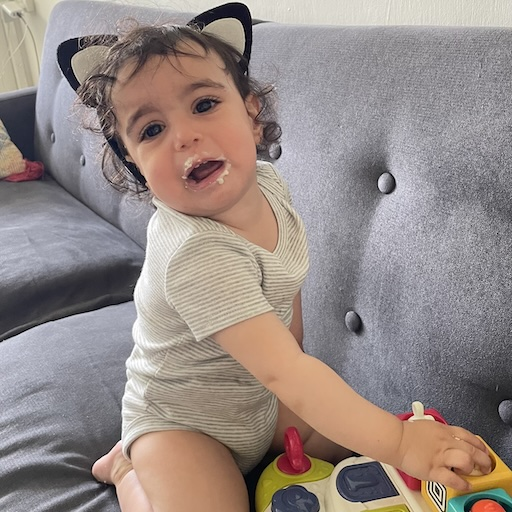
#> input picture images/Naomi_color_512.jpg, 512 x 512 px
$ jupyter execute --allow-errors naomi_experiment.ipynb   (shell and % lines are left out)
#> lines starting #> are read from the running program, lines starting #| are printed output that depends on the picture
# The Split Bregman method

[cell 1]
import pylops
import numpy as np
import matplotlib.pyplot as plt

from skimage import io
from skimage.util import random_noise

np.random.seed(1)

[cell 2]
x = io.imread('./images/Naomi_color_512.jpg', as_gray=True)
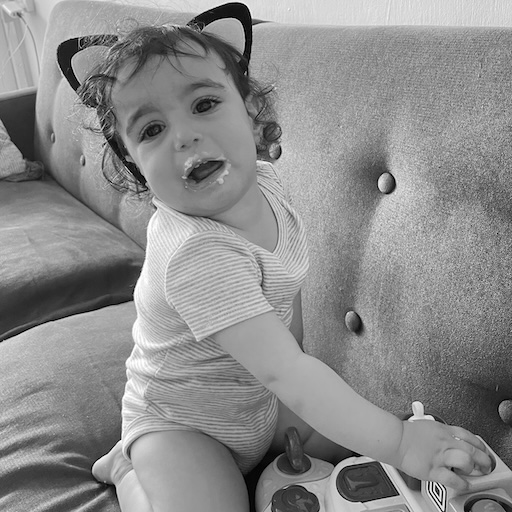
#> x: shape (512, 512) float64; min 0, max 1, mean 0.551
ny, nx = x.shape
#> ny = 512; nx = 512

#> (a cell that did not finish here is left out)

## TV denoising

[cell 4]
mu = .05
lamda = [2. * mu, 2. * mu]

#> (the rest of this cell did not finish here and is left out)

[cell 5]
fig, axs = plt.subplots(nrows=2, ncols=2, figsize=(8, 8))
axs[0, 0].imshow(x, cmap="gray")
axs[0, 0].axis('off')
#> (the rest of this cell did not finish here and is left out)

[cell 6]
iterations = [1, 2, 5, 10, 15, 20, 25]
errors = []
#> (the rest of this cell did not finish here and is left out)

[cell 7]
plt.figure(figsize=(5, 4))
#> (the rest of this cell did not finish here and is left out)

## CS Reconstruction

[cell 8]
perc_subsampling = 0.6
nxsub = int(np.round(ny * nx * perc_subsampling))
#> nxsub = 157286
iava = np.sort(np.random.permutation(np.arange(ny * nx))[:nxsub])
#> (the rest of this cell did not finish here and is left out)


$ run again, with images/cs_naomi_4_1024.png saved as images/Naomi_color_512.jpg
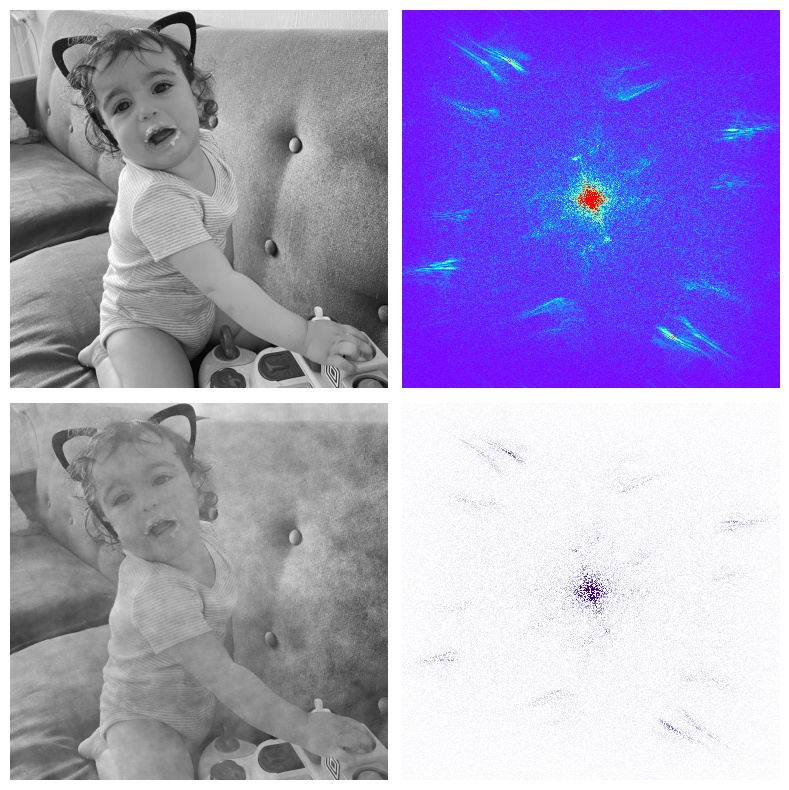
#> input picture images/cs_naomi_4_1024.png, 789 x 790 px
#> `x = io.imread('./images/Naomi_color_512.jpg', as_gray=True)`:
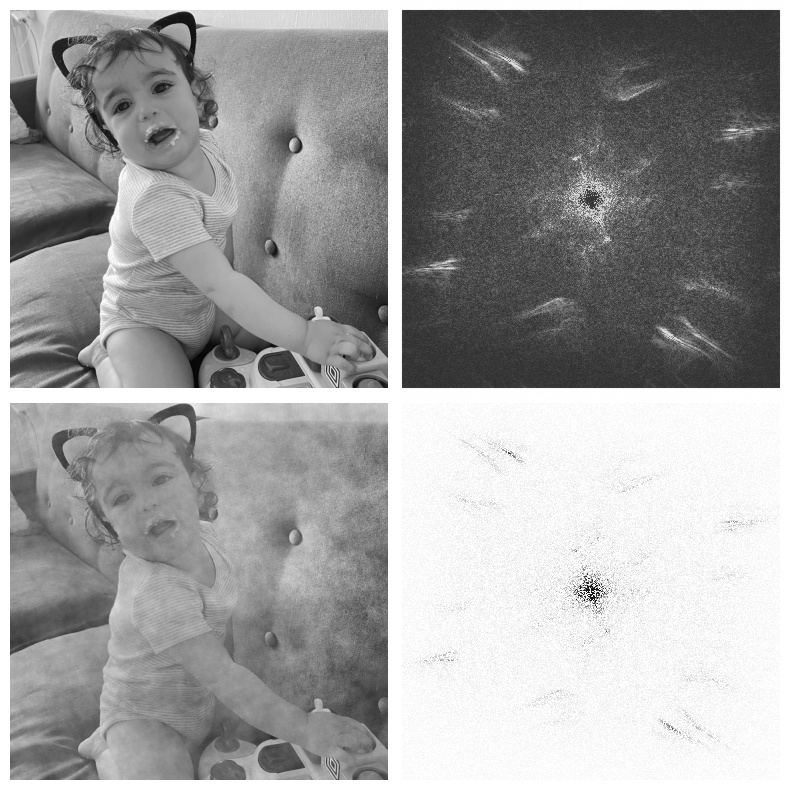
#> x: shape (790, 789) float64; min 0.0118, max 1, mean 0.625

$ run again, with images/cs_naomi_4_512.png saved as images/Naomi_color_512.jpg
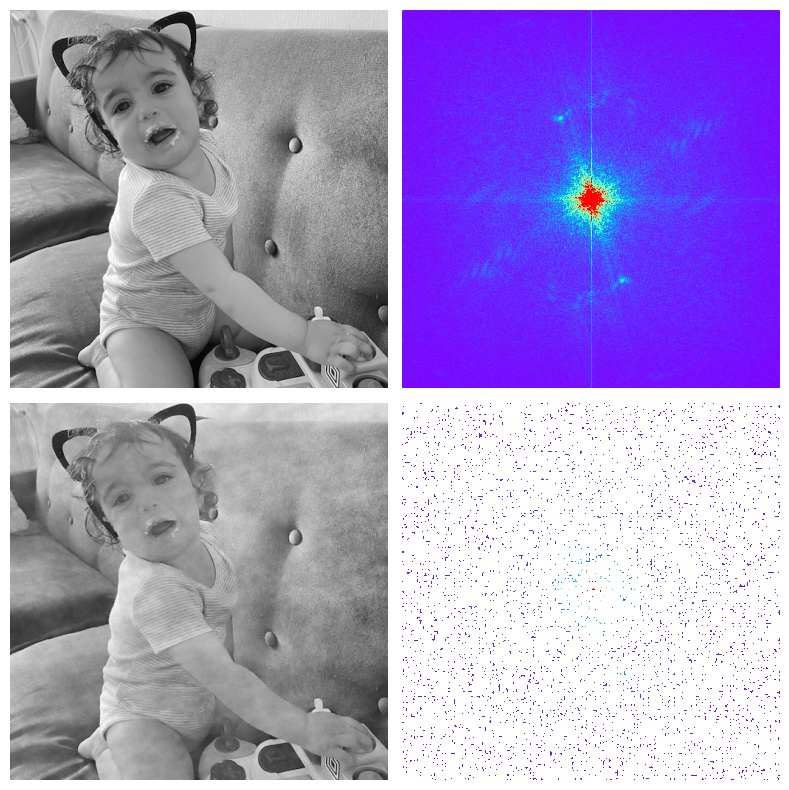
#> input picture images/cs_naomi_4_512.png, 789 x 790 px
#> `x = io.imread('./images/Naomi_color_512.jpg', as_gray=True)`:
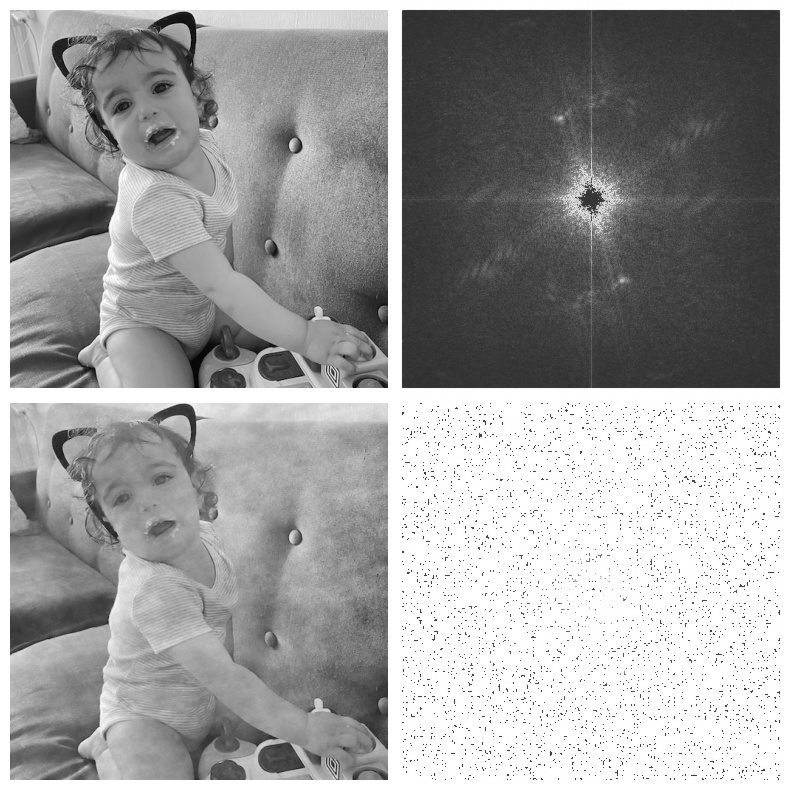
#> x: shape (790, 789) float64; min 0.00784, max 1, mean 0.625
